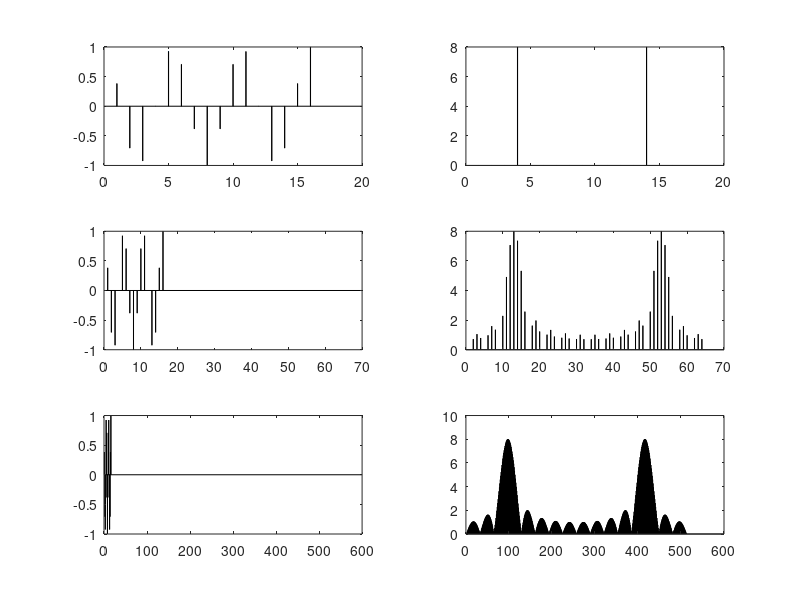

The MATLAB source for this figure:
% 利用DFT求DTFT
r = 3;
N = 16;
n = 1:N;
x = cos(2*pi * 3 * n/N);

subplot(321);
bar(x,0.01);

subplot(322);
X = abs(fft(x));
bar(X, 0.01);

subplot(323);
y = [x, zeros(1, 64-N)];
bar(y, 0.01);

subplot(324);
Y = abs(fft(y));
bar(Y, 0.01);

subplot(325);
z = [x, zeros(1, 512-N)];
bar(z, 0.01);

subplot(326);
Z = abs(fft(z));
bar(Z, 0.001);

saveas(gcf, strcat(pwd,'/results/DTFT'),'jpg');
